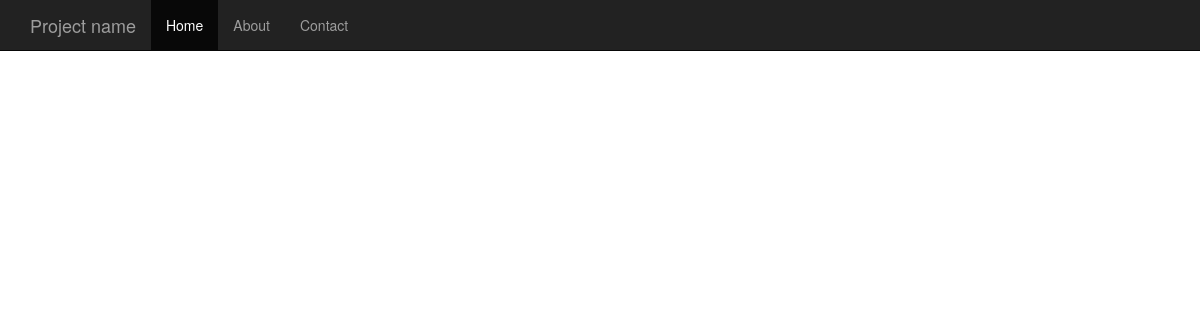
Before: /blog/ with the older database file.
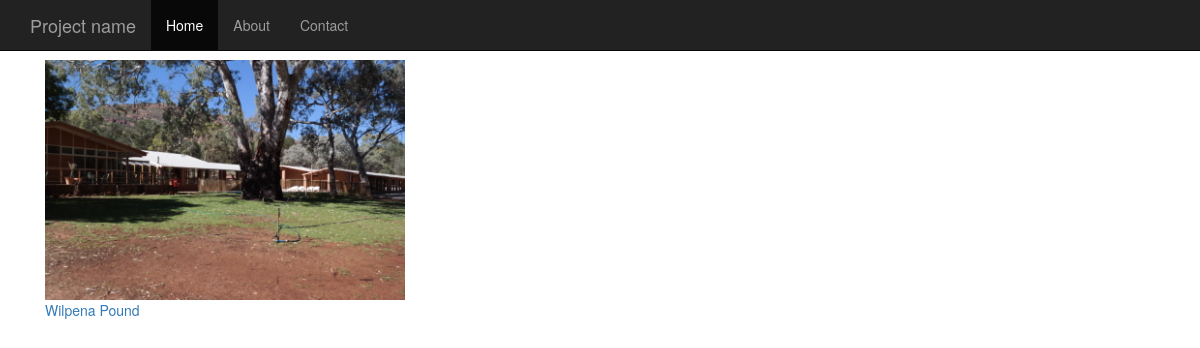
After: the same page with the newer database file.
### blog/models.py (models this page shows, shortened)
class Post(models.Model):
    title = models.CharField(max_length=100)
    content = models.TextField()
    photo = models.ImageField()
    created_at = models.DateTimeField(auto_now_add=True)
    updated_at = models.DateTimeField(auto_now=True)

### blog/views.py (the view)
def index(request):
    post_list = Post.objects.all()
    return render(request, 'blog/index.html', {
        'post_list': post_list,
    })

### blog/templates/blog/index.html
{% extends 'blog/base.html' %}
{% block content %}
    <div class="row">
        {% for post in post_list %}
        <div class="col-sm-4">
            <img src="{{ post.photo.url }}" style="max-width: 100%;" />
            <div class="caption">
                <a href="{% url 'blog:post_detail' post.pk %}">
                {{ post.title }}
                </a>
            </div>
        </div>
        {% endfor %}
    </div>
{% endblock %}

Changed rows visible on the page:
added Post: photo (picture), title "Wilpena Pound"
